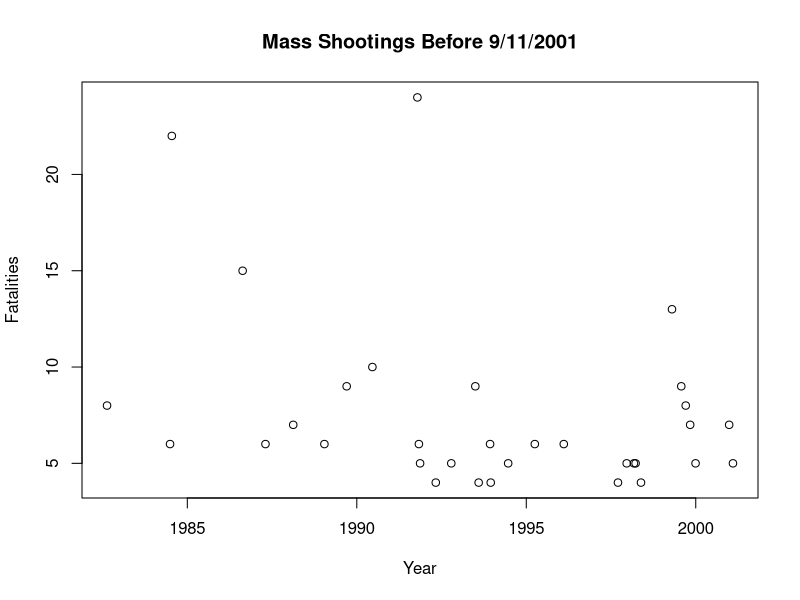
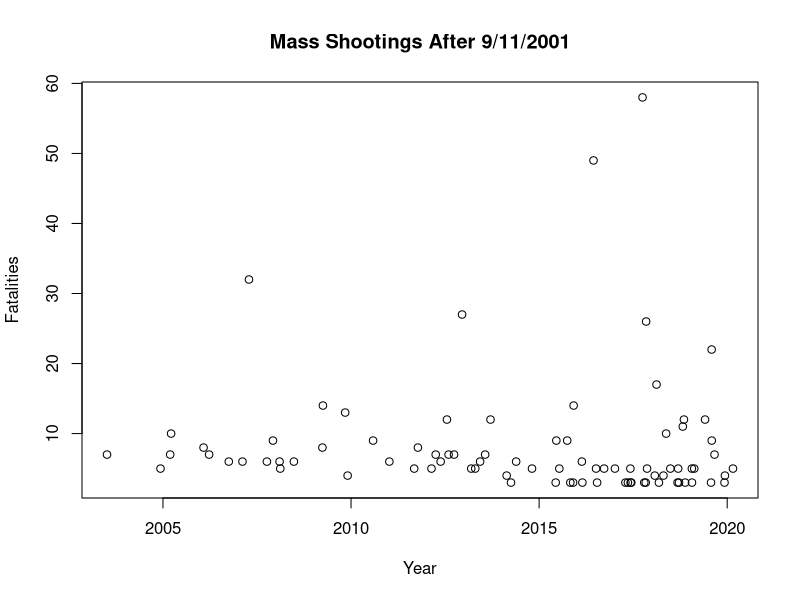
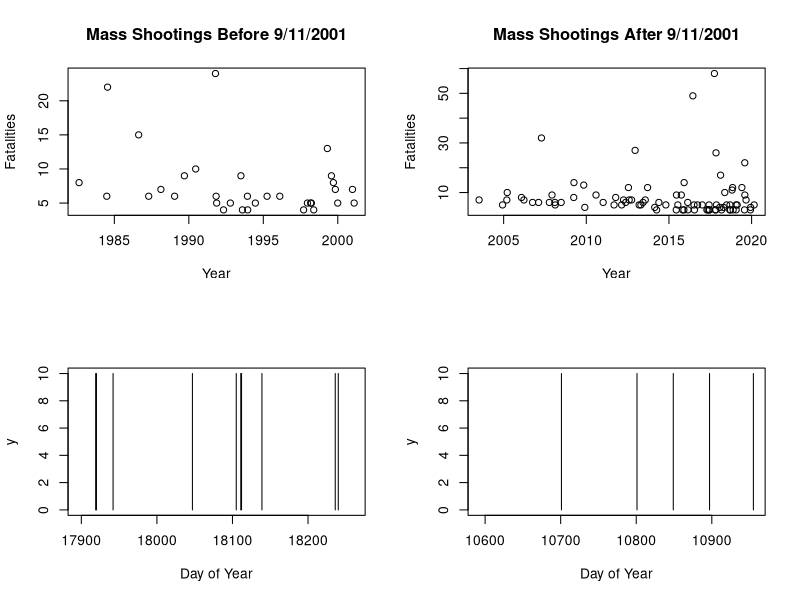
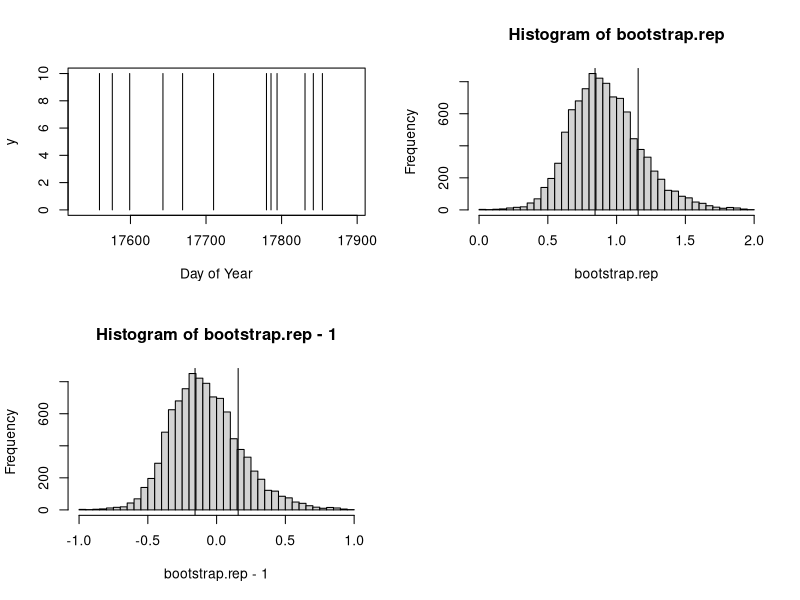

These charts were generated, in order, by the following R code:
## ---- chunk 1
shootings.dataset<-read.csv("data.csv") #importing the dataset 
shootings.dataset
## ---- chunk 2
# install.packages('dplyr') # this package contains the mutate function which we used below 

library(dplyr)

shootings.dataset <- mutate(shootings.dataset, date= as.Date(date, format = "%m/%d/%Y"))
shootings.dataset$date # converting the dates in the data set to actual dates in R
## ---- chunk 3
a <- shootings.dataset[86:118, 3]

b <- shootings.dataset[86:118, 5]

plot(a, b, main = "Mass Shootings Before 9/11/2001",xlab = "Year", ylab = "Fatalities")
## ---- chunk 4
x <- shootings.dataset[1:85, 3]

y <- shootings.dataset[1:85, 5]

plot(x, y,main = "Mass Shootings After 9/11/2001", xlab = "Year", ylab = "Fatalities")
## ---- chunk 5
par(mfrow=c(2,2))
plot(a, b, main = "Mass Shootings Before 9/11/2001",xlab = "Year", ylab = "Fatalities")
plot(x, y,main = "Mass Shootings After 9/11/2001", xlab = "Year", ylab = "Fatalities")
## ---- chunk 6
from.date <- as.Date('2019-01-01', format = "%Y-%m-%d")
to.date <- as.Date('2019-12-31', format = "%Y-%m-%d")

plot(NA, xlim=c(from.date, to.date), ylim=c(0,10), xlab="Day of Year", ylab="y")

segments(shootings.dataset$date, 0, y1=10)
## ---- chunk 7
from.date.1 <- as.Date('1999-01-01', format = "%Y-%m-%d")
to.date.1 <- as.Date('1999-12-31', format = "%Y-%m-%d")

plot(NA, xlim=c(from.date.1, to.date.1), ylim=c(0,10), xlab="Day of Year", ylab="y")

segments(shootings.dataset$date, 0, y1=10)
## ---- chunk 8
from.date.2 <- as.Date('2018-01-01', format = "%Y-%m-%d")
to.date.2 <- as.Date('2018-12-31', format = "%Y-%m-%d")

plot(NA, xlim=c(from.date.2, to.date.2), ylim=c(0,10), xlab="Day of Year", ylab="y")

segments(shootings.dataset$date, 0, y1=10)
## ---- chunk 9
tau.2019 <- as.numeric(-diff(shootings.dataset$date[2:11])) #Calculating the time between two successive mass shootings in the year 2019

tau.sd<- sd(tau.2019) 
tau.mean <- mean(tau.2019)

coef.variation <- tau.sd/tau.mean # Calculating the coefficient of variation for 2019

coef.variation-1
## ---- chunk 10
bootstrap.coef.var <- function(days, shootings){
  boot.coef <- rbinom(days, 1, shootings/days)

  if((length(which(boot.coef == 1)) == 0) || (length(which(boot.coef == 1)) == 1) || (length(which(boot.coef == 1)) == 2)){
    return(NA)
  } else {
  tau.boot <- diff(which(boot.coef == 1))-1

  tau.boot.sd <- sd(tau.boot)
  tau.boot.mean <- mean(tau.boot)
  tau.boot.variation <- (tau.boot.sd/tau.boot.mean)
  
  return(tau.boot.variation)
  }
}

bootstrap.rep <- replicate(10000, bootstrap.coef.var(365, 10))

hist(bootstrap.rep, breaks="FD")
abline(v=coef.variation)
abline(v=2-coef.variation)
## ---- chunk 11
hist(bootstrap.rep-1, breaks="FD")
abline(v=coef.variation-1)
abline(v=-coef.variation+1)
## ---- chunk 12
right.tail <- bootstrap.rep-1 >= coef.variation-1 # true=values to the right of the hist 
## ---- chunk 13
left.tail <- bootstrap.rep-1 <= -coef.variation+1 # true=values to the left of the hist 
## ---- chunk 14

rbinom(365, 1, (10/365))
right.tail | left.tail # TRUE where they're in the right tail OR left tail 
## ---- chunk 15
(sum(right.tail | left.tail, na.rm=TRUE))/sum(!is.na(bootstrap.rep)) #p value 
